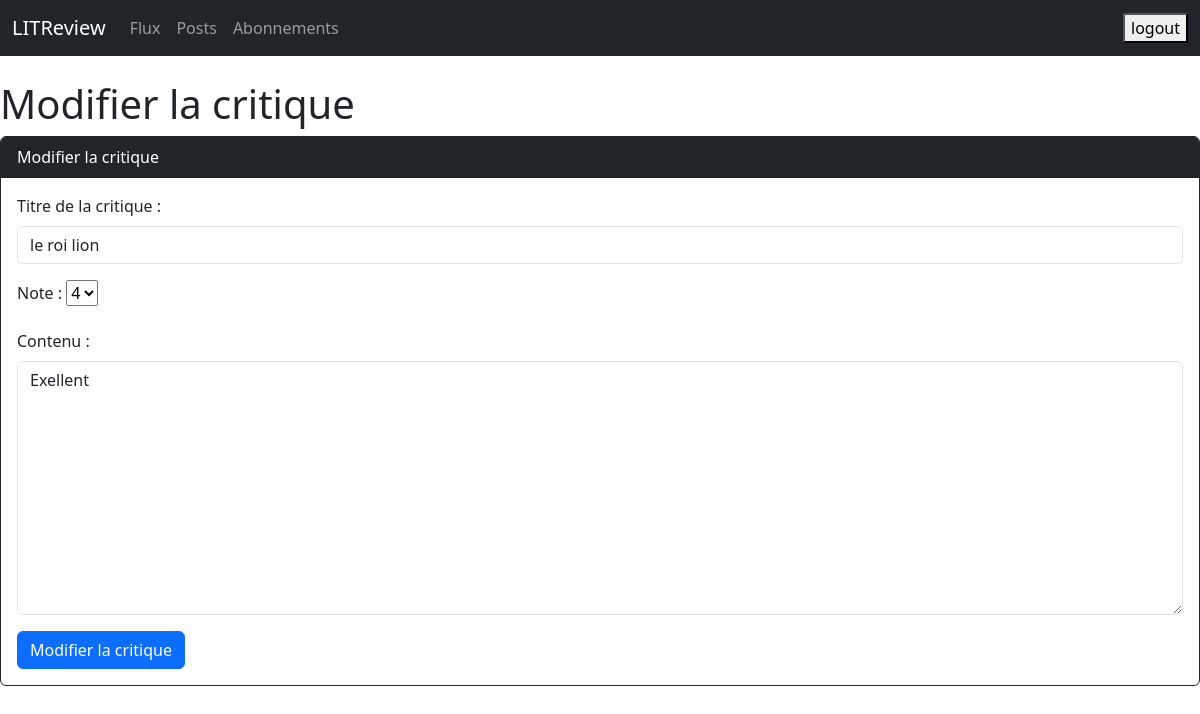
The app's page /reviews/review/2/edit/ (signed in), older data.
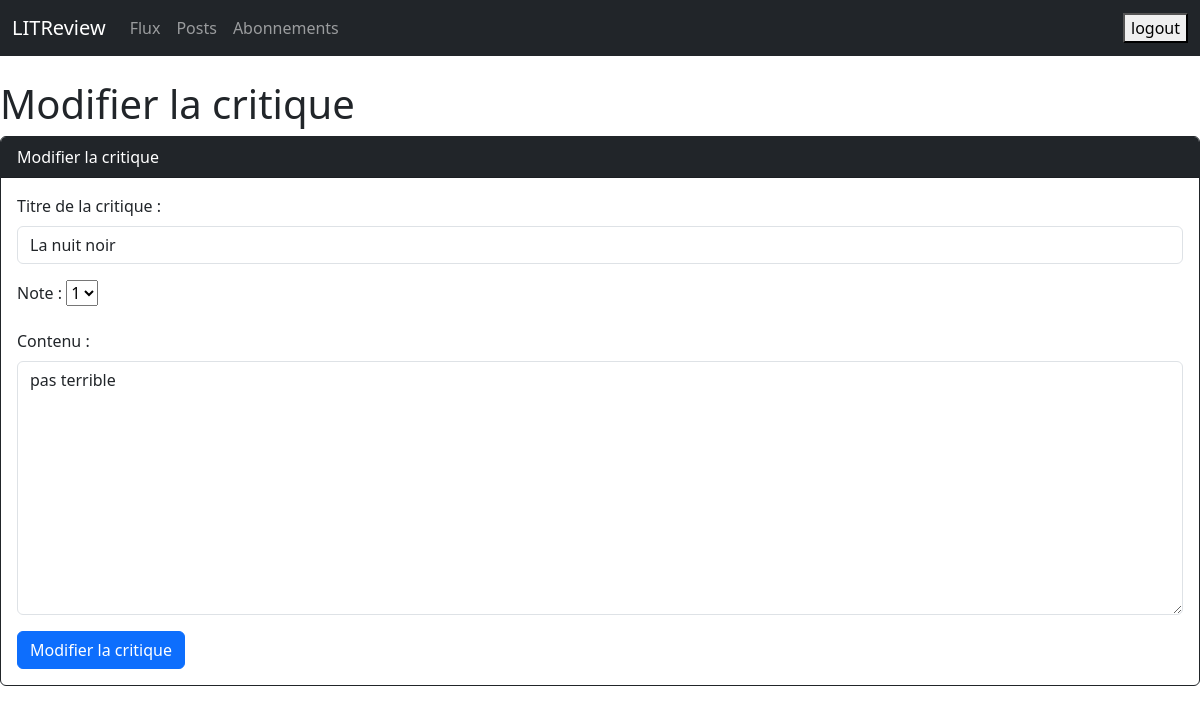
The same page, newer data.
### reviews/models.py (models this page shows)
class Review(models.Model):
    ticket = models.ForeignKey(to=Ticket, on_delete=models.CASCADE)
    rating = models.PositiveSmallIntegerField(
        validators=[MinValueValidator(0), MaxValueValidator(5)])
    headline = models.CharField(max_length=128)
    body = models.CharField(max_length=8192, blank=True)
    user = models.ForeignKey(
        to=settings.AUTH_USER_MODEL, on_delete=models.CASCADE)
    time_created = models.DateTimeField(auto_now_add=True)

### reviews/views.py (the view)
# urls.py: path('review/<int:review_id>/edit/', views.edit_review, name='edit_review'),
@login_required
def edit_review(request, review_id):
    review = get_object_or_404(Review, id=review_id, user=request.user)
    if request.method == 'POST':
        review_form = ReviewForm(request.POST, instance=review)  # Pré-remplir la review
        if review_form.is_valid():
            review_form.save()  # Sauvegarder la review mise à jour
            return redirect('ticket-list')  # Redirection après modification
    else:
        review_form = ReviewForm(instance=review)
    return render(request, 'reviews/edit_review.html', {
        'review_form': review_form,
        'review': review
    })

### reviews/forms.py
class ReviewForm(forms.ModelForm):
    class Meta:
        model = Review
        fields = ['headline', 'rating', 'body']
    headline = forms.CharField(required=False, widget=forms.TextInput(attrs={'class': 'form-control'}))
    rating = forms.CharField(required=False, widget=forms.Select(choices=[(i, i) for i in range(6)]))
    body = forms.CharField(required=False, widget=forms.Textarea(attrs={'class': 'form-control'}))

### templates/reviews/edit_review.html (shortened to what this page needs)
<!DOCTYPE html>
<html lang="fr">
<head>
    <link href="https://cdn.jsdelivr.net/npm/bootstrap@5.3.3/dist/css/bootstrap.min.css" rel="stylesheet">
</head>
<body>
<nav class="navbar navbar-expand-lg navbar-dark bg-dark mb-4">
    <div class="container-fluid">
        <a class="navbar-brand" href="{% url 'login' %}">LITReview</a>
        <div class="collapse navbar-collapse">
            <ul class="navbar-nav me-auto">
                <li class="nav-item"><a class="nav-link" href="{% url 'flux' %}">Flux</a></li>
                <li class="nav-item"><a class="nav-link" href="{% url 'posts' %}">Posts</a></li>
                <li class="nav-item"><a class="nav-link" href="{% url 'abonnements' %}">Abonnements</a></li>
            </ul>
            <form method="post" action="{% url 'logout' %}">
                <button type="submit">logout</button>
            </form>
        </div>
    </div>
</nav>
<div class="form-container">
    <h1>Modifier la critique</h1>
    <div class="card border-dark mb-4">
        <div class="card-header bg-dark text-white">Modifier la critique</div>
        <div class="card-body">
            <form method="post">
                <div class="mb-3">
                    <label for="id_headline" class="form-label">Titre de la critique :</label>
                    {{ review_form.headline }}
                </div>
                <div class="mb-3">
                    <label for="id_rating" class="form-label">Note :</label>
                    {{ review_form.rating }}
                </div>
                <div class="mb-3">
                    <label for="id_body" class="form-label">Contenu :</label>
                    {{ review_form.body }}
                </div>
                <button type="submit" class="btn btn-primary">Modifier la critique</button>
            </form>
        </div>
    </div>
</div>
</body>
</html>

Row changes from the older to the newer data that the page shows:
changed Review: headline "le roi lion" → "La nuit noir"; rating "4" → "1"; body "Exellent" → "pas terrible"
